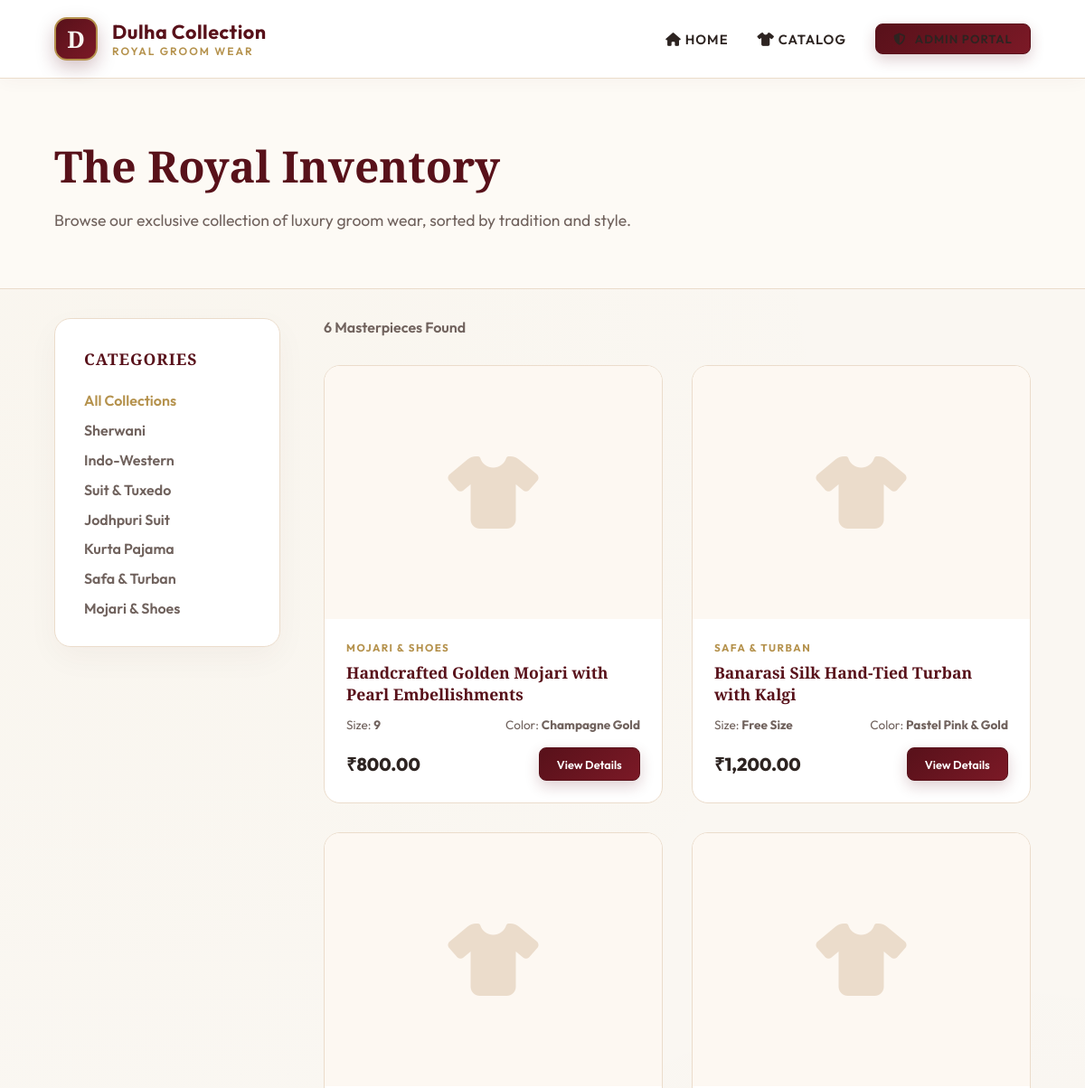
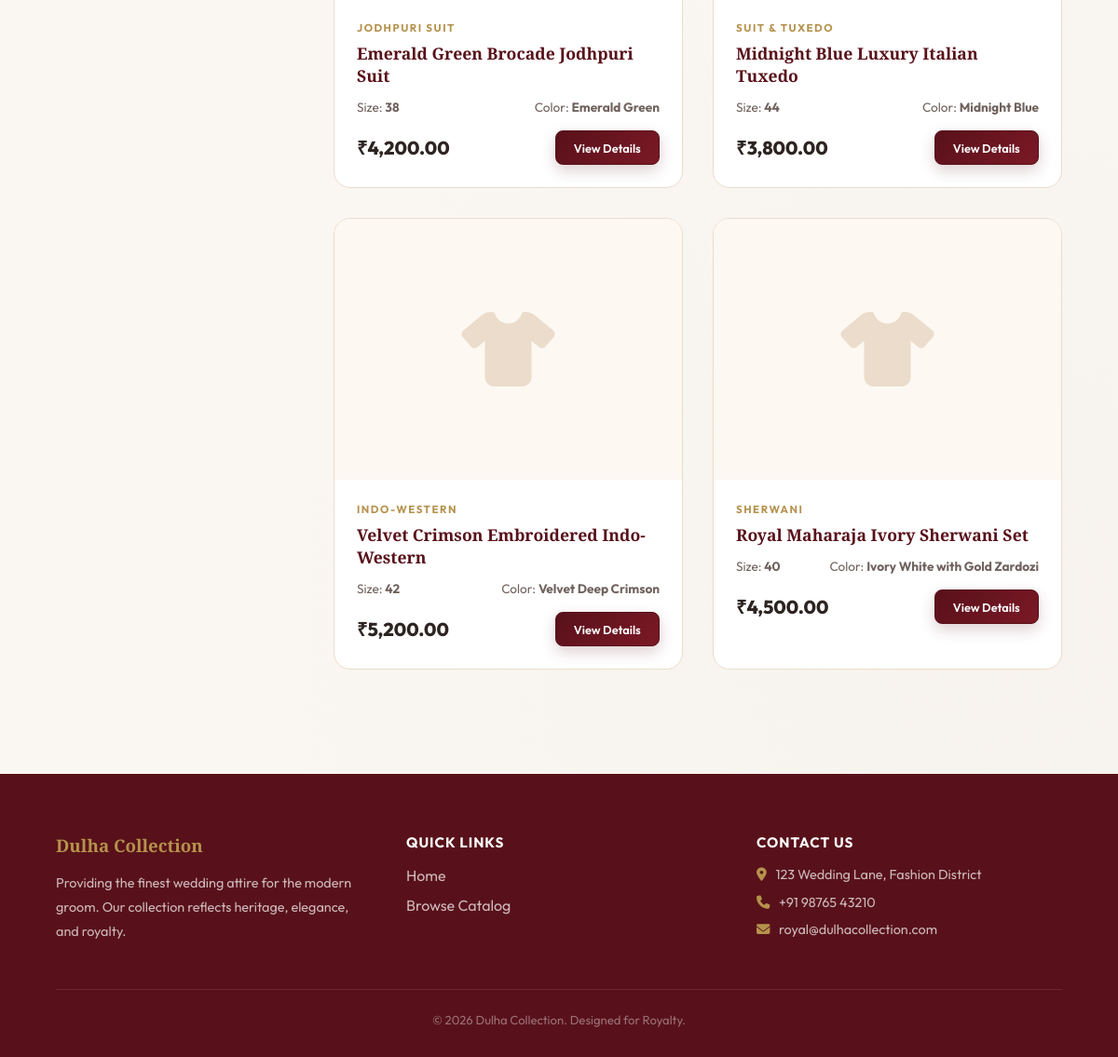
Screenshot of /catalog.php with the database file from the repository (2 pictures, top to bottom).
### tables this page shows
CREATE TABLE IF NOT EXISTS products (
    id INT AUTO_INCREMENT PRIMARY KEY,
    name VARCHAR(255) NOT NULL,
    category ENUM('Sherwani', 'Indo-Western', 'Suit & Tuxedo', 'Jodhpuri Suit', 'Kurta Pajama', 'Safa & Turban', 'Mojari & Shoes', 'Accessories') NOT NULL,
    size VARCHAR(20) NOT NULL,
    color VARCHAR(100) NOT NULL,
    rental_price DECIMAL(10,2) NOT NULL,
    security_deposit DECIMAL(10,2) NOT NULL,
    status ENUM('Available', 'Rented', 'Maintenance') DEFAULT 'Available',
    created_at TIMESTAMP DEFAULT CURRENT_TIMESTAMP
);

### catalog.php (the view, shortened to what this page needs)
<?php
require_once 'includes/user_header.php';
$cat = isset($_GET['category']) ? $_GET['category'] : '';
$query = "SELECT * FROM products WHERE status = 'Available'";
$query .= " ORDER BY id DESC";
$result = $conn->query($query);
?>
<div style="background: #fdfaf5; padding: 4rem 5%; border-bottom: 1px solid var(--border-color);">
    <div style="max-width: 800px;">
        <h1 class="brand-heading" style="font-size: 3rem; color: var(--accent-color); margin-bottom: 1rem;">The Royal Inventory</h1>
        <p style="color: var(--text-secondary); font-size: 1.1rem;">Browse our exclusive collection of luxury groom wear, sorted by tradition and style.</p>
    </div>
</div>
<div style="padding: 2rem 5%; display: flex; gap: 3rem;">
    <aside style="width: 250px; flex-shrink: 0;">
        <div class="glass-panel" style="padding: 2rem; position: sticky; top: 120px;">
            <h3 style="color: var(--accent-color); font-size: 1.1rem; margin-bottom: 1.5rem; text-transform: uppercase; letter-spacing: 1px;">Categories</h3>
            <ul style="list-style: none; display: flex; flex-direction: column; gap: 0.8rem;">
                <li><a href="catalog.php" style="text-decoration: none; color: <?php echo !$cat ? 'var(--gold-color)' : 'var(--text-secondary)'; ?>; font-weight: 600;">All Collections</a></li>
                <?php
                $categories = ['Sherwani', 'Indo-Western', 'Suit & Tuxedo', 'Jodhpuri Suit', 'Kurta Pajama', 'Safa & Turban', 'Mojari & Shoes'];
                foreach($categories as $category) {
                    $active = ($cat == $category) ? 'color: var(--gold-color); font-weight: 700;' : 'color: var(--text-secondary);';
                    echo "<li><a href='catalog.php?category=$category' style='text-decoration: none; $active font-weight: 600;'>$category</a></li>";
                }
                ?>
            </ul>
        </div>
    </aside>
    <div style="flex-grow: 1;">
        <div style="display: flex; justify-content: space-between; align-items: center; margin-bottom: 2rem;">
            <span style="color: var(--text-secondary); font-weight: 600;"><?php echo $result ? $result->num_rows : 0; ?> Masterpieces Found</span>
        </div>
        <div class="product-grid" style="padding: 0; grid-template-columns: repeat(auto-fill, minmax(250px, 1fr));">
            <?php
            if ($result && $result->num_rows > 0) {
                while($item = $result->fetch_assoc()) {
                    ?>
                    <div class="product-card">
                        <div class="product-img">
                            <i class="fa-solid fa-shirt"></i>
                        </div>
                        <div class="product-info">
                            <span class="category-tag"><?php echo $item['category']; ?></span>
                            <h3 class="product-name" style="font-size: 1.1rem;"><?php echo $item['name']; ?></h3>
                            <div style="display: flex; justify-content: space-between; align-items: center; margin-bottom: 1rem;">
                                <span style="font-size: 0.85rem; color: var(--text-secondary);">Size: <strong><?php echo $item['size']; ?></strong></span>
                                <span style="font-size: 0.85rem; color: var(--text-secondary);">Color: <strong><?php echo $item['color']; ?></strong></span>
                            </div>
                            <div style="display: flex; justify-content: space-between; align-items: center;">
                                <span class="product-price" style="font-size: 1.25rem;">₹<?php echo number_format($item['rental_price'], 2); ?></span>
                                <a href="product-view.php?id=<?php echo $item['id']; ?>" class="btn btn-primary" style="padding: 0.6rem 1.2rem; font-size: 0.8rem; border-radius: 8px;">View Details</a>
                            </div>
                        </div>
                    </div>
                    <?php
                }
            }
            ?>
        </div>
    </div>
</div>
<?php require_once 'includes/user_footer.php'; ?>

### assets/css/style.css (style rules this page uses)
:root { --bg-color: #faf7f2; --card-bg: #ffffff; --border-color: #ebdccb; --text-primary: #2d2421; --text-secondary: #70625d; --accent-color: #58111a; --accent-hover: #7b1926; --accent-glow: rgba(88, 17, 26, 0.15); --gold-color: #b5924d; --gold-hover: #cbae6f; --danger: #d32f2f; --danger-bg: #ffebee; --success: #2e7d32; --success-bg: #e8f5e9; --warning: #ef6c00; --box-shadow: 0px 12px 35px rgba(88, 17, 26, 0.04); --border-radius: 18px; }
* { margin: 0; padding: 0; box-sizing: border-box; font-family: 'Outfit', sans-serif; }
body { background-color: var(--bg-color); color: var(--text-primary); overflow-x: hidden; background-image: radial-gradient(circle at 10% 20%, rgba(212, 175, 55, 0.02) 0%, transparent 40%), radial-gradient(circle at 90% 80%, rgba(88, 17, 26, 0.02) 0%, transparent 40%); }
h1, h2, h3, .brand-heading { font-family: 'Playfair Display', serif; }
.glass-panel { background: var(--card-bg); border: 1px solid var(--border-color); border-radius: var(--border-radius); box-shadow: var(--box-shadow); animation: fadeIn 0.6s cubic-bezier(0.16, 1, 0.3, 1) forwards; }
.btn { padding: 0.85rem 1.7rem; border: none; border-radius: 12px; font-size: 0.98rem; font-weight: 600; cursor: pointer; transition: all 0.3s cubic-bezier(0.25, 0.8, 0.25, 1); display: inline-flex; align-items: center; justify-content: center; gap: 0.6rem; text-decoration: none; }
.btn-primary { background: linear-gradient(135deg, var(--accent-color) 0%, #7b1926 100%); color: #fff; border: 1px solid var(--accent-color); box-shadow: 0 6px 16px rgba(88, 17, 26, 0.2); }

### rows the page displays
products: category "MOJARI & SHOES", name "Handcrafted Golden Mojari with Pearl Embellishments", size "9", color "Champagne Gold", rental_price "800.00"
products: category "SAFA & TURBAN", name "Banarasi Silk Hand-Tied Turban with Kalgi", size "Free Size", color "Pastel Pink & Gold", rental_price "1,200.00"
products: category "JODHPURI SUIT", name "Emerald Green Brocade Jodhpuri Suit", size "38", color "Emerald Green", rental_price "4,200.00"
products: category "SUIT & TUXEDO", name "Midnight Blue Luxury Italian Tuxedo", size "44", color "Midnight Blue", rental_price "3,800.00"
products: category "INDO-WESTERN", name "Velvet Crimson Embroidered Indo-Western", size "42", color "Velvet Deep Crimson", rental_price "5,200.00"
products: category "SHERWANI", name "Royal Maharaja Ivory Sherwani Set", size "40", color "Ivory White with Gold Zardozi", rental_price "4,500.00"

### other values shown
$category "Sherwani"
$category "Indo-Western"
$category "Suit & Tuxedo"
$category "Jodhpuri Suit"
$category "Kurta Pajama"
$category "Safa & Turban"
$category "Mojari & Shoes"
$result->num_rows "6"
